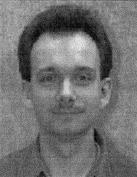
#> input picture src/02.jpg, 137 x 177 px
$ python randomized_circle_detection.py   (Python 2 division)   (older library calls are emulated)
#> lines starting #> are read from the running program, lines starting #| are printed output that depends on the picture; after the words box and inside, x2 and y2 are one past the last pixel; in counts of white or black regions, pixels touching at a corner belong together
#coding: utf-8
#!/usr/bin/python
'''
https://github.com/pranavgadekar/circle-detection-hough-transform
13/10/2017
'''

from __future__ import division
import cv2
import numpy as np
import random
import math
import time

original_image = cv2.imread('../src/02.jpg', 1)
#> original_image is the input picture: shape (177, 137, 3); min 0, max 235, mean 112.7
#cv2.imshow('Gray Image',original_image)

#Gaussian Blurring of Gray Image
blur_image = cv2.GaussianBlur(original_image,(3,3),0)
#cv2.imshow('Gaussian Blurred Image',blur_image)

#Using OpenCV Canny Edge detector to detect edges
edged_image_one = cv2.Canny(original_image,75,150)
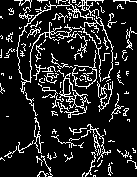
#> edged_image_one: shape (177, 137); 14.2% white in thin lines or dots
edged_image_two = cv2.Canny(original_image,75,150)
#cv2.imshow('Edged Image One', edged_image_one)

height,width = edged_image_two.shape
#> height = 177; width = 137
print height,width
#| 177 137
#finding contours from a image
_, contours, hierarchy = cv2.findContours(edged_image_one,cv2.RETR_TREE,cv2.CHAIN_APPROX_SIMPLE)
#> contours = 166 contours, 152 with area under 20; largest, box (x1, y1, x2, y2) and area: (59, 73, 91, 115) 294, (16, 0, 93, 94) 108, (63, 78, 71, 95) 94, (64, 84, 78, 100) 78, (74, 94, 84, 107) 77

V = np.zeros((height,width))
V_list = []     #list used to update set of pixels after each 4 pixel iteration
listV = []      #list to remove all points of true circle from V
f=0     #failure counter
Tf=10    #number of failures
Tmin=60     #minumum number of pixels left in V
Ta=3       #minimum distance between 2 pixels in V
Td=1        #distance threshold for 4th pizel
Tr=60/100   #ratio pixel

edge_pixels = np.where(edged_image_two == 255)
#> edge_pixels = 3434 positions, rows 0 to 176, columns 0 to 136
for i in xrange(0,len(edge_pixels[0])):
    x=edge_pixels[0][i]
    y=edge_pixels[1][i]
    V[x][y]=1
#> this loop made 3434 passes
#> y on passes 1 to 3: 14, 15, 16
#> V: shape (177, 137) float64; values 0 (black) and 1 (white), 14.2% white in thin lines or dots


def main():
    for i in xrange(0,len(contours)):
        f=0
        circle_detected=0
        if(len(contours[i])>100):
            while (f<=Tf):
                f+=1
                random_pixels=random.sample(contours[i],4)
                x1 = random_pixels[0][0][1]
                y1 = random_pixels[0][0][0]
                x2 = random_pixels[1][0][1]
                y2 = random_pixels[1][0][0]
                x3 = random_pixels[2][0][1]
                y3 = random_pixels[2][0][0]
                x4 = random_pixels[3][0][1]
                y4 = random_pixels[3][0][0]

                V[x1][y1] = 0
                V[x2][y2] = 0
                V[x3][y3] = 0
                V[x4][y4] = 0

                colinearity = np.absolute(((x2-x1)*(y3-y1))-((x3-x1)*(y2-y1)))
                pixel_dist = check_pixel_distance(x1,y1,x2,y2,x3,y3)

                if(pixel_dist==1 and colinearity!=0):
                    circle_detected=determine_possible_circle(x1,y1,x2,y2,x3,y3,x4,y4,colinearity)
                if(circle_detected==1):
                    break
#> this loop made 36 passes


#function to determine possible circle
def determine_possible_circle(x1,y1,x2,y2,x3,y3,x4,y4,colinearity):
    var1 = x2**2+y2**2 - (x1**2+y1**2)
    var2 = x3**2+y3**2 - (x1**2+y1**2)
    X_center = int(((var1*2*(y3-y1)) - (var2*2*(y2-y1)))/(4*colinearity))
    Y_center = int(((var2*2*(x2-x1)) - (var1*2*(x3-x1)))/(4*colinearity))
    #print X_center,Y_center
    if(X_center>0 and Y_center>0 and X_center<height and Y_center<width):
        radius = int(math.sqrt((x1-X_center)**2 + (y1-Y_center)**2))
        if(radius<70 and radius>20):
            #print radius
            d4 = int(math.sqrt((x4-X_center)**2 + (y4-Y_center)**2))-radius
            if(d4<=Td):
                cv2.circle(original_image,(Y_center,X_center),radius,(255,0,0),2)
                return 1
            else:
                return 0


#function to determine if points are closer than min threshold Ta
def check_pixel_distance(x1,y1,x2,y2,x3,y3):
    d1 = math.sqrt(((x2-x1)**2)+((y2-y1)**2))
    d2 = math.sqrt(((x3-x2)**2)+((y3-y2)**2))
    d3 = math.sqrt(((x3-x1)**2)+((y3-y1)**2))

    if(d1>Ta and d2>Ta and d3>Ta):
        return 1
    else:
        return 0


start_time = time.time()
#> (the run stopped early here; a loop or call above may not have finished)

$ run again, with src/9Hdst.jpg copied over src/02.jpg
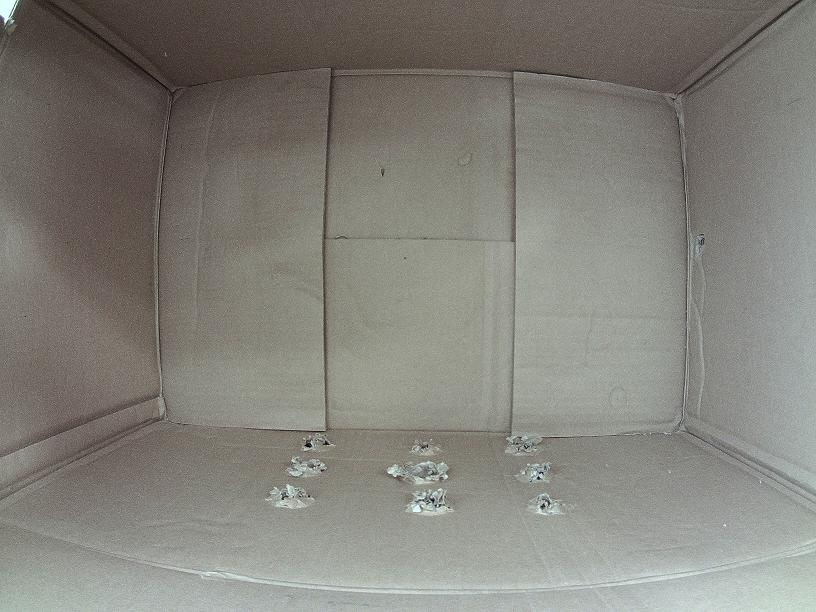
#> input picture src/9Hdst.jpg, 816 x 612 px
#> original_image is the input picture: shape (612, 816, 3); mean B, G, R 122.4, 129.1, 130.8
#> `edged_image_one = cv2.Canny(original_image,75,150)`:
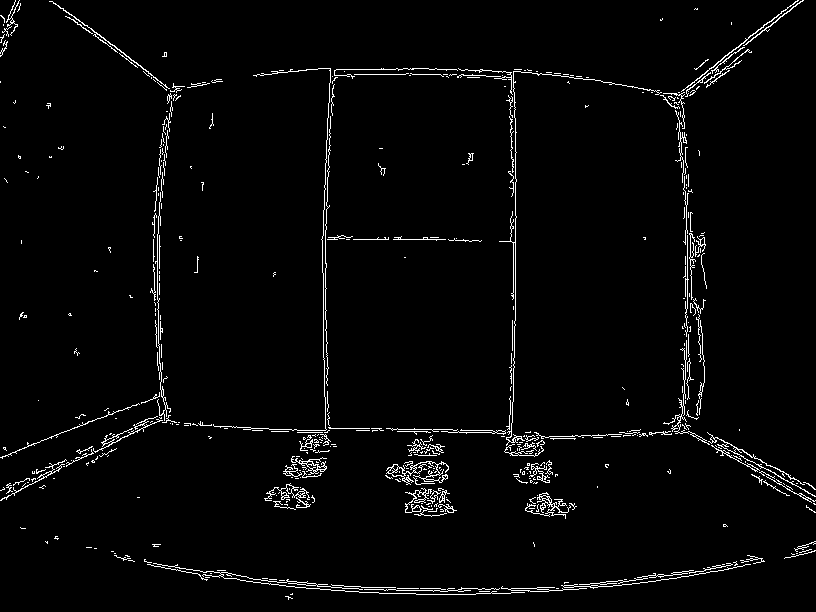
#> edged_image_one: shape (612, 816); 2.7% white in thin lines or dots
#| 612 816
#> contours = 605 contours, 549 with area under 20; largest, box (x1, y1, x2, y2) and area: (386, 461, 449, 485) 256, (707, 432, 816, 497) 149, (291, 456, 327, 475) 138, (264, 483, 310, 501) 124, (537, 492, 571, 519) 120
#> edge_pixels = 13628 positions, rows 0 to 599, columns 0 to 815
#> the loop `for i in xrange(0,len(edge_pixels[0])):` made 13628 passes
#> (x, y) on passes 1 to 3: (0, 15), (0, 19), (0, 797)
#> the loop in main, `for i in xrange(0,len(contours)):` made 20 passes

$ run again, with src/eu4.jpg copied over src/02.jpg
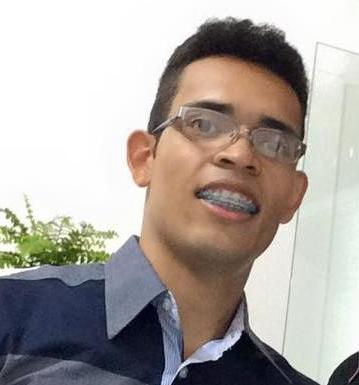
#> input picture src/eu4.jpg, 359 x 385 px
#> original_image is the input picture: shape (385, 359, 3); mean B, G, R 161.2, 165.8, 172.8
#> `edged_image_one = cv2.Canny(original_image,75,150)`:
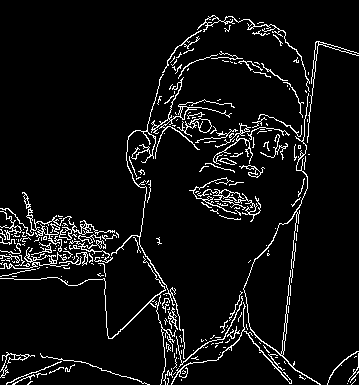
#> edged_image_one: shape (385, 359); 6.4% white in thin lines or dots
#| 385 359
#> contours = 324 contours, 283 with area under 20; largest, box (x1, y1, x2, y2) and area: (243, 93, 321, 385) 204, (26, 208, 115, 240) 204, (0, 247, 70, 269) 203, (177, 118, 212, 137) 176, (151, 77, 235, 159) 163
#> edge_pixels = 8783 positions, rows 15 to 384, columns 0 to 358
#> the loop `for i in xrange(0,len(edge_pixels[0])):` made 8783 passes
#> (x, y) on passes 1 to 3: (15, 212), (15, 213), (15, 214)
#> the loop in main, `for i in xrange(0,len(contours)):` made 25 passes
